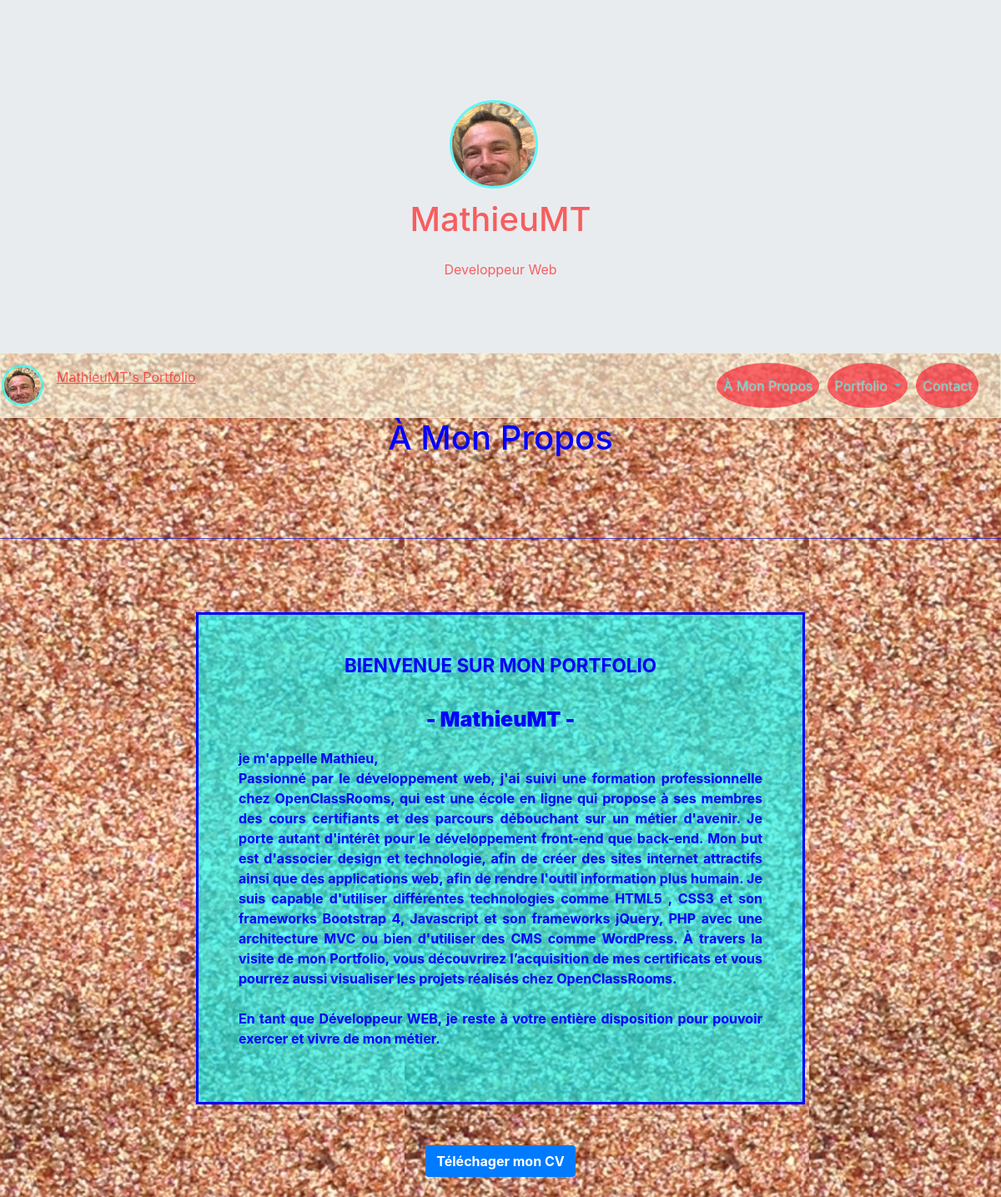
The page / on the database its author committed.
### tables this page shows
CREATE TABLE `users` (
  `id` int(11) NOT NULL,
  `username` varchar(255) NOT NULL,
  `firstname` varchar(255) NOT NULL,
  `lastname` varchar(255) NOT NULL,
  `email` varchar(255) NOT NULL,
  `pass` text NOT NULL,
  `profession` varchar(255) NOT NULL,
  `description` longtext,
  `avatar` text NOT NULL,
  `mini_avatar` text NOT NULL
);

### Controllers/Frontend/UserController.php (called while the page is built, shortened)
<?php
require_once 'Models/Frontend/User.php';
class UserController {
    private $_user;
    public function __construct(){
        $this->_user = new UserManager();
    }
    public function aboutUser() {
        $aboutUser = $this->_user->getUserDescription();
        $view = new ViewFrontEnd('aboutView');
        $view->generate(array('aboutUser' => $aboutUser));
    }
}

### index.php (called while the page is built, shortened)
<?php
$rooter = new Rooter();
$rooter->rooterRequest();

### Models/Frontend/UserManager.php (called while the page is built)
<?php
require_once 'Models/Frontend/User.php';
require_once 'Models/Model.php';
class UserManager extends Model{
    public function getUserDescription() {
        $users = [];
        $sql = "SELECT * FROM users";
        $aboutUser = $this->executeRequest($sql);
        foreach ($aboutUser as $oneUser) {
            $user = new User($oneUser);
            $users[] = $user;
        }
        return $users;
    }
}

### Models/Model.php (called while the page is built)
<?php
class Model {
    private $db;
    protected function executeRequest($sql, $params = null) {
       if ($params == null) {
            $result = $this->dbConnect()->query($sql);
        }
        else {
            $result = $this->dbConnect()->prepare($sql);
            $result->execute($params);
        }
        return $result;
    }
    private function dbConnect() {
        if ($this->db == null) {
            $this->db = new PDO('mysql:host=localhost; dbname=myPortfolio;charset=utf8', 'root', 'root', array(PDO::ATTR_ERRMODE => PDO::ERRMODE_EXCEPTION));
        }
        return $this->db;
    }
}

### Models/Frontend/User.php (called while the page is built, shortened)
<?php
require_once 'Models/Frontend/UserManager.php';
class User {
    private $_id,$_username,$_firstname,$_lastname,$_email,$_pass,$_profession,$_description,$_avatar,$_mini_avatar;
    public function hydrate(array $data) {
        foreach ($data as $key => $value) {
            $method = 'set' . ucfirst($key);
        }
    }
    public function username() { return $this->_username;}
    public function firstname() { return $this->_firstname;}
    public function profession() { return $this->_profession;}
    public function description() { return $this->_description;}
    public function setId($id) {
        $id = (int) $id;
    }
    public function setUsername($username) {
        if(is_string($username)) {
            $this->_username = $username;
        }
    }
    public function setFirstname($firstname) {
        if(is_string($firstname)) {
            $this->_firstname = $firstname;
        }
    }
    public function setProfession($profession) {
        if (is_string($profession)) {
            $this->_profession = $profession;
        }
    }
    public function setDescription($description) {
        if (is_string($description)) {
            $this->_description = $description;
        }
    }
}

### Views/Frontend/aboutView.php (the view, shortened to what this page needs)
<h1 class="text-center titlePage"><?= $this->title = 'À Mon Propos' ?></h1>
<br/>
<br/>
<br/>
<hr class="hr"/>
<br/>
<br/>
<br/>
<section class="cover">
    <div class="container">
        <div class="row text-justify">
            <div class="col-sm-2"></div>
            <div class="col-sm-8">
            <?php   foreach ($aboutUser as $eachUser): ?>
                <div class="border bgColor p-5">
                    <article>
                       <h2 class="text-center">Bienvenue  sur mon portfolio</h2><br />
                        <p class="text-center"><b class="portfolioName"> - <?= $eachUser->username(); ?> - </b><br /></p>
                        <p>je m'appelle <?= $eachUser->firstname(); ?>,<br/>
                            <?= $eachUser->description(); ?><br /><br />
                            En tant que <?= $eachUser->profession(); ?>, je reste à votre entière disposition pour pouvoir exercer et vivre de mon métier.
                         </p>
                    </article>
                </div>
                    <hr />
            <?php endforeach; ?>
            </div>
            <div class="col-sm-2"></div>
        </div>
        <div class="row text-center">
            <div class="col-sm-12">
                <button type="button" class="btn btn-primary mx-auto mt-3 btn_cv"><a class="cv" href="Content/img/users/CV/CV.pdf" download><img scr="Content/img/users/CV/CV.pdf" />Téléchager mon CV</a></button>
            </div>
        </div>
    </div>
</section>

### Content/CSS/style.css (style rules this page uses)
html, body { height: 100%; }
html { overflow-x: hidden; }
body { margin: 0; padding: 0; background-image: url("../img/sand.png"); background-size: contain; background-repeat: repeat; }
.titlePage { color: rgb(0,0,255); }
.portfolioName { font-size: 25px; }
.cv { text-decoration: none; font-weight: bolder; color: white; }
h2 { font-weight: bold; font-size: 1.4rem; text-transform: uppercase; }
.hr { background-color: rgba(0,0,255,0.6); }
h2 { margin-top: 0; }
.border { border: 3px solid rgb(0,0,255)!important; color: rgb(0,0,255)!important; }
.bgColor { background-color: rgba(0,255,255,0.6); }

### rows shown on the page
users: username "MathieuMT", firstname "Mathieu", description "Passionné par le développement web, j'ai suivi une formation professionnelle chez OpenClassRooms, qui est une école en ligne qui propose à ses membres des cours certifiants et des parcours débouchant sur un métier d'avenir. Je porte autant d'intérêt pour le développement front-end que back-end. Mon but est d'associer design et technologie, afin de créer des sites internet attractifs ainsi que des applications web, afin de rendre l'outil information plus humain. Je suis capable d'utiliser différentes technologies comme HTML5 , CSS3 et son frameworks Bootstrap 4, Javascript et son frameworks jQuery, PHP avec une architecture MVC ou bien d'utiliser des CMS comme WordPress. À travers la visite…", profession "Développeur WEB"

### other values the page prints
$this->title = 'À Mon Propos' "À Mon Propos"
